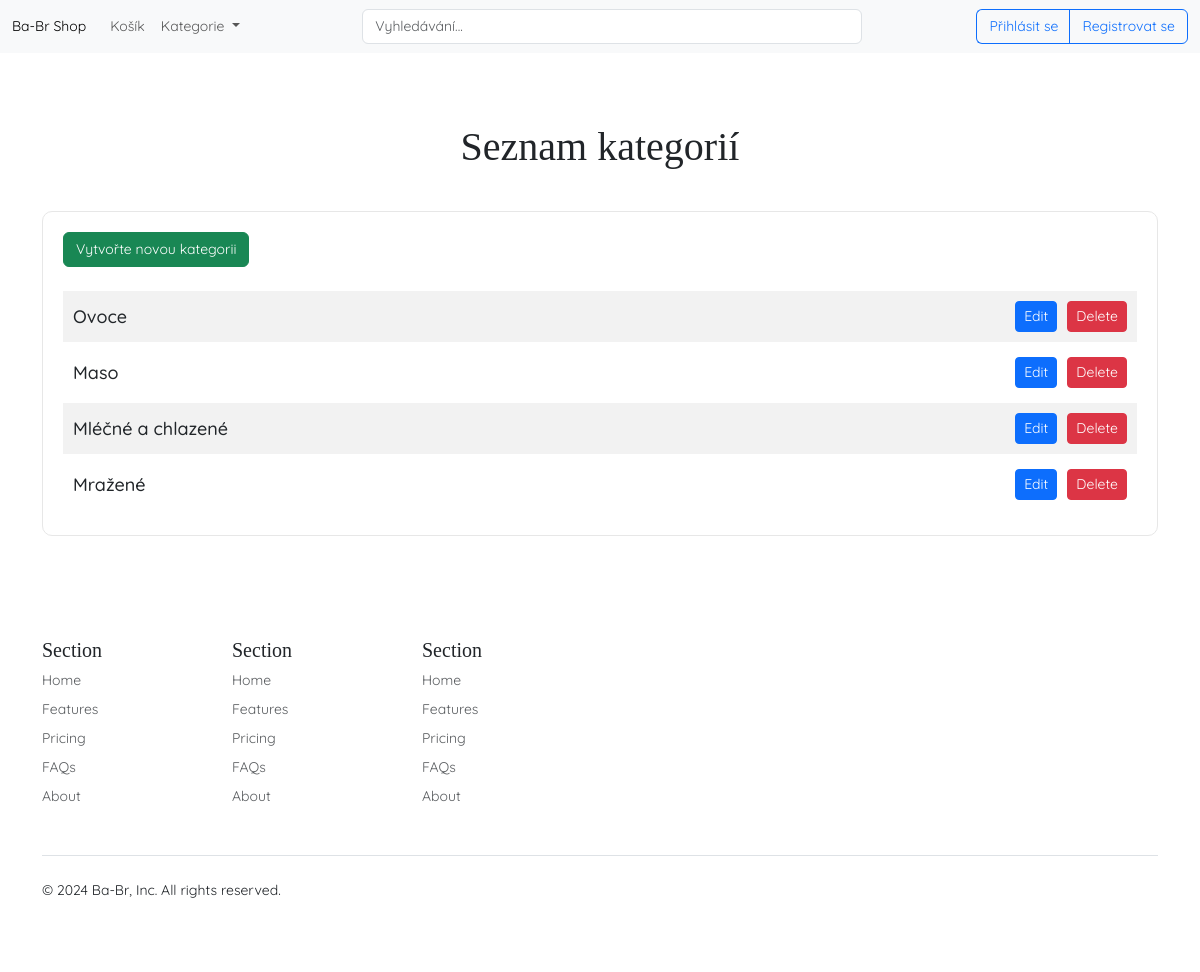
The app's page /Eshop_app/categories/ with its own data.
### Eshop_app/models.py (models this page shows)
class Category(models.Model):
    name = models.CharField(max_length=100)
    parent_category = models.ForeignKey("self", null=True, blank=True, on_delete=models.CASCADE,
                                        related_name="subcategories")
    def __str__(self):
        return self.name

### Eshop_app/views.py (the view)
# urls.py: path('categories/', views.category_list, name='category_list'),
def category_list(request):
    categories = Category.objects.all()
    print(f'Categories: {categories}')
    return render(request, 'category_list.html', {'categories': categories})

### Eshop_app/templates/category_list.html
{% extends "base.html" %}
{% block content %}
<h1 class="main_header">Seznam kategorií</h1>
{% include 'components/component_category_list.html' with categories=categories %}
{% endblock %}

### Eshop_app/templates/components/component_category_list.html
<div class="product mb-4">
    <a id="new_category" class="btn btn-success mb-4" href="{% url 'category_create' %}">Vytvořte novou kategorii</a>
    <ul class="category_list">
        {% for category in categories %}
        <li>
            <div>{{ category.name }}</div>
            <div><a class="btn btn-primary btn-sm" href="{% url 'category_update' category.pk %}">Edit</a></div>
            <div><a class="btn btn-danger btn-sm" href="{% url 'category_delete' category.pk %}">Delete</a></div>
        </li>
        {% endfor %}
    </ul>
</div>

### Eshop_app/static/sass/styles.css (style rules this page uses)
body { padding: 0; margin: 0; }
body :not(h1, h2, h3, h4, h5, h6, .title, .fa) { font-family: "Quicksand", sans-serif; font-size: 14px; }
body h1, body h2, body h3, body h4, body h5, body h6, body .title { font-family: "Noto Serif Oriya", serif; }
body * { box-sizing: border-box; }
body h1 { text-align: center; }
body h1.main_header { margin: 40px 0; }
body .product { padding: 20px; border: 1px solid #e7e7e7; border-radius: 10px; }
body .category_list { list-style: none; padding: 0; margin: 0; }
body .category_list li { display: flex; align-items: center; gap: 10px; margin-bottom: 5px; padding: 10px; }
body .category_list li:nth-child(odd) { background-color: #f2f2f2; }
body .category_list li div:first-child { font-size: 18px; font-weight: 500; }
body .category_list li div:nth-child(2) { margin-left: auto; }

### records on screen
Category: name "Ovoce"
Category: name "Maso"
Category: name "Mléčné a chlazené"
Category: name "Mražené"
